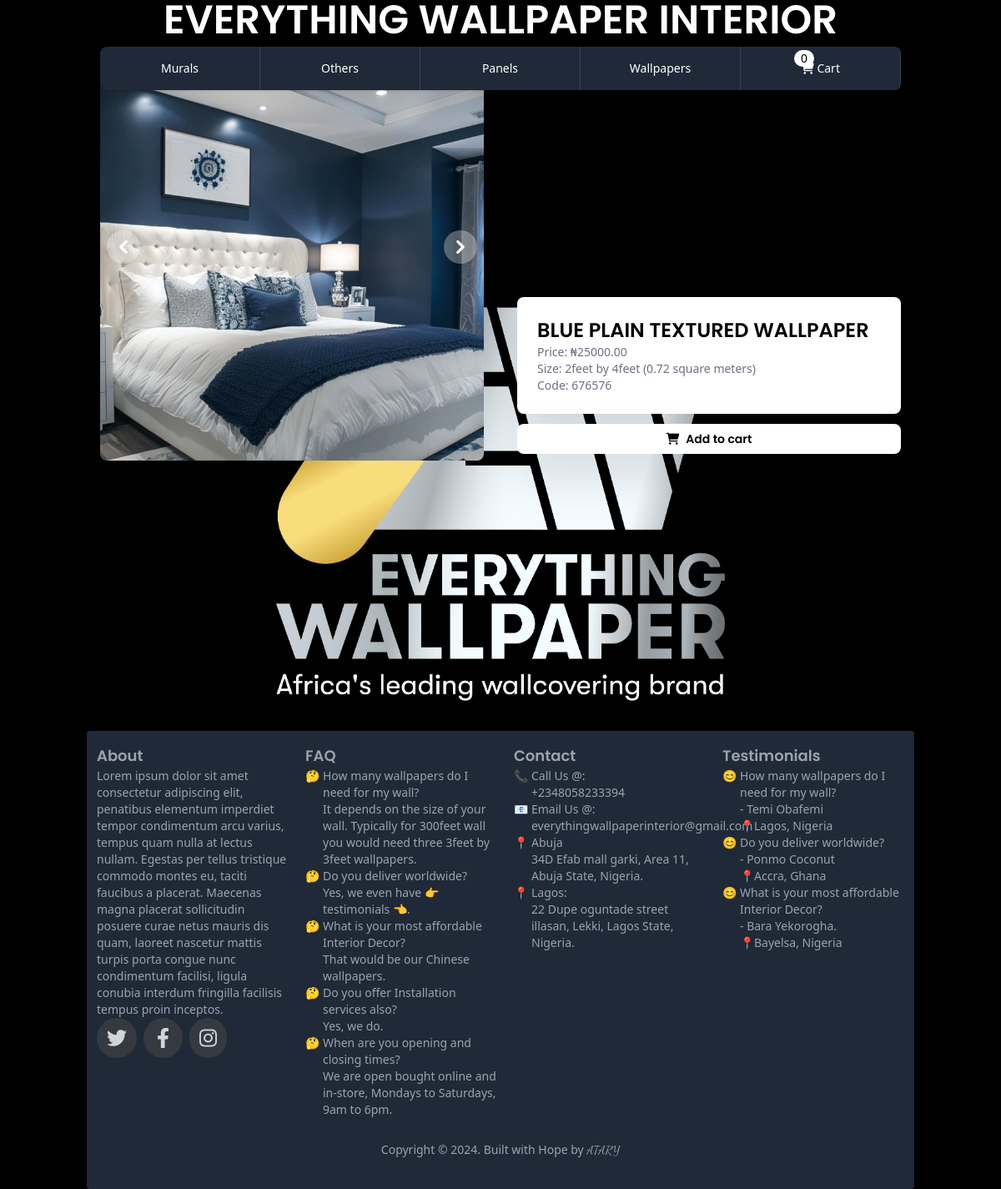
/6/, run on the app's committed database.
### product/models.py (models this page shows, shortened)
class Category(models.Model):
    name = models.CharField(max_length=255)
    slug = models.SlugField(max_length=255)
    class Meta:
        ordering = ('name', )
        verbose_name_plural = "categories"

class ProductImage(models.Model):
    product = models.ForeignKey(ProductItem, related_name='images', on_delete=models.CASCADE)
    image = models.ImageField(upload_to=get_image_upload_path)

class ProductItem(models.Model):
    out_of_stock = models.BooleanField(default=False)
    category = models.ForeignKey(Category, related_name='products', on_delete=models.CASCADE)
    slug = models.SlugField(max_length=255)
    quantity_in_stock = models.IntegerField(default=0)
    name = models.CharField(max_length=500, null=False, blank=False)
    price = models.DecimalField(max_digits=100, decimal_places=2)
    size = models.CharField(max_length=500)
    product_code = models.CharField(max_length=100, unique=True)

### core/views.py (the view)
# urls.py: path('<int:pk>/', views.product_item, name='product_item')
def product_item(request, pk):
    categories = cache.get('categories')
    if not categories:
        categories = list(Category.objects.values('id', 'name', 'slug'))
        cache.set('categories', categories, timeout=3600)
    product = get_object_or_404(ProductItem, pk=pk)
    cart = Cart(request)
    add_to_cart = request.GET.get('add_to_cart', 'False')
    if add_to_cart == 'True' :
        cart.add(product.product_code)
    context = {
        'product':product,
        'categories': categories,
        'items_in_cart': len(cart)
    }
    return render(request, 'core/product_item.html', context)

### cart/cart.py (called while the page is built)
    def __len__(self):
        return sum(item['quantity'] for item in self.cart.values())

### cart/context_processors.py (called while the page is built)
def cart(request):
    return {'cart': Cart(request)}

### core/templates/core/product_item.html (shortened to what this page needs)
{% extends 'core/base.html' %}
{% load static %}
{% block content %}
<div class=" mx-auto  pt-[30rem] sm:mt-2 sm:pt-[55rem] w-4/5 md:pt-[15rem]  xl:pt-[34rem] 2xl:pt-[50rem] fourq:pt-[68rem] md:flex md:gap-10 md:justify-center">
    <div class="carousel lg:w-1/2 w-full relative rounded-lg" carousel>
        {% for image in product.images.all %}
                <div class="carousel-item  rounded-lg {% if forloop.first %} block {% else %} hidden {% endif %} ">
                    <img src="{{ image.image.url }}" class="absolute rounded-lg w-full bottom-1 z-[-1]" alt="{{ product.name }}">
                </div>
        {% endfor %}
                <button type="button" class="absolute bottom-[10rem]  xl:bottom-[15rem] md:bottom-[10rem] start-[-0.5rem] z-30 flex items-center justify-center h-full px-4 cursor-pointer group focus:outline-none" data-carousel-prev>
                    <span class="inline-flex items-center justify-center w-10 h-10 rounded-full bg-white/30 dark:bg-gray-800/30 group-hover:bg-white/50 dark:group-hover:bg-gray-800/60 group-focus:ring-4 group-focus:ring-white dark:group-focus:ring-gray-800/70 group-focus:outline-none">
                        <svg class="w-4 h-4 text-white dark:text-gray-800 rtl:rotate-180" aria-hidden="true" xmlns="http://www.w3.org/2000/svg" fill="none" viewBox="0 0 6 10">
                            <path stroke="currentColor" stroke-linecap="round" stroke-linejoin="round" stroke-width="2" d="M5 1 1 5l4 4"/>
                        </svg>
                    </span>
                </button>
                <button type="button" class="absolute bottom-[10rem]  md:bottom-[10rem] xl:bottom-[15rem]  end-[-0.5rem] z-30 flex items-center justify-center h-full px-4 cursor-pointer group focus:outline-none" data-carousel-next>
                    <span class="inline-flex items-center justify-center w-10 h-10 rounded-full bg-white/30 dark:bg-gray-800/30 group-hover:bg-white/50 dark:group-hover:bg-gray-800/60 group-focus:ring-4 group-focus:ring-white dark:group-focus:ring-gray-800/70 group-focus:outline-none">
                        <svg class="w-4 h-4 text-white dark:text-gray-800 rtl:rotate-180" aria-hidden="true" xmlns="http://www.w3.org/2000/svg" fill="none" viewBox="0 0 6 10">
                            <path stroke="currentColor" stroke-linecap="round" stroke-linejoin="round" stroke-width="2" d="m1 9 4-4-4-4"/>
                        </svg>
                    </span>
                </button>
    </div>
    <div class="md:flex  md:w-1/2 md:flex-col">
        <div class="p-6 bg-white w-full rounded-lg lg:drop-shadow-2xl">
            <h2 class="text-2xl danfo-bus poppins-semibold uppercase">{{ product.name }}</h2>
            <p class="text-gray-500 text-sm">Price: ₦{{ product.price }}</p>
            <p class="text-gray-500 text-sm">Size: {{ product.size }}</p>
            <p class="text-gray-500 text-sm">Code: {{ product.product_code }}</p>
        </div>
        <a
        href="{{ request.path }}?add_to_cart=True"
        class="bg-white w-full text-black flex poppins-semibold text-sm justify-center my-3 py-2  gap-2 rounded-lg hover:bg-gray-400 focus:bg-gray-200 lg:drop-shadow-2xl"
        >
            <span>
                <i class="fa-solid fa-cart-shopping"></i>
            </span>
            Add to cart
        </a>
    </div>
</div>
{% endblock content %}

### core/templates/core/base.html (shortened to what this page needs)
{% load static %}
<!DOCTYPE html>
<html lang="en">
<head>
    <link rel="stylesheet" href="https://cdnjs.cloudflare.com/ajax/libs/font-awesome/6.0.0-beta3/css/all.min.css">
    <script src="{% static 'js/tailwind.js' %}"></script>
</head>
<body class="bg-black">
    <a href="{% url 'index' %}">
        <h1 class="poppins-semibold text-white text-center uppercase text-lg md:text-5xl hidden md:block z-10 pb-2">
        </h1>
    </a>
    <nav class="block  z-10">
    <ul class=" hidden w-4/5 mx-auto text-sm font-medium text-center text-gray-500 rounded-lg z-10 shadow hidden md:block md:flex  dark:divide-gray-700 dark:text-white">
        {% for category in categories %}
        <li class="w-full focus-within:z-10">
            <a href="{% url 'index' %}?category={{ category.slug }}" class="inline-block w-full p-4   border-r  border-gray-700  hover:bg-gray-700 {% if forloop.counter > 1 %}rounded-s-0{% else %}rounded-s-lg{% endif %} focus:ring-2 focus:ring-white active focus:outline-none {% if category.slug == active_category %} border-2 border-white {% endif %} bg-gray-800 text-white" aria-current="page">{{ category.name }}</a>
        </li>
        {% endfor %}
        <li class="w-full focus-within:z-10">
            <a href="{% url 'cart' %}" id="menu-cart-button" class="inline-block w-full p-4   border-r  border-gray-700 border-s-0  hover:bg-gray-700  focus:ring-2 focus:ring-white active focus:outline-none bg-gray-800 text-white rounded-e-lg">
                {% include 'cart/menu_cart.html' %}
            </a>
        </li>
    </ul>
    </nav>
    <img src="{% static 'images/logoB.png' %}" class="background-image fixed top-16 md:top-1" alt="Everything Wallpaper Interior Logo 2">
    {% block content %}
    {% endblock %}
    <footer class="mt-8 sm:mt-[20rem] md:mt-[10rem] lg:mt-[20rem] w-full text-gray-400 flex lg:flex-col ">
        <div class="w-full lg:w-[62rem]  bg-gray-800 lg:mx-auto mr-5 ml-5 py-4 rounded lg:grid lg:grid-cols-4 lg:gap-2 mx-auto">
            <div class="ml-3 focus:text-white hover:text-white mb-2 lg:mb-0">
                <h2 class="poppins-semibold text-lg">About</h2>
                <p class="text-sm">Lorem ipsum dolor sit amet consectetur adipiscing elit, penatibus elementum imperdiet tempor condimentum arcu varius, tempus quam nulla at lectus nullam. Egestas per tellus tristique commodo montes eu, taciti faucibus a placerat. Maecenas magna placerat sollicitudin posuere curae netus mauris dis quam, laoreet nascetur mattis turpis porta congue nunc condimentum facilisi, ligula conubia interdum fringilla facilisis tempus proin inceptos.</p>
                <div class="text-2xl flex flex-row space-x-2">
                    <span>
                      <i class="fa-brands cursor-pointer hover:bg-mustard fa-twitter py-3 px-3 rounded-full text-gray-300 bg-[#343a40]"></i>
                    </span>
                    <span>
                      <i class="fa-brands  cursor-pointer hover:bg-mustard  fa-facebook-f py-3 px-4 rounded-full text-gray-300  bg-[#343a40]"></i>
                    </span>
                    <span>
                      <i class="fa-brands  cursor-pointer  hover:bg-mustard fa-instagram py-3 px-3 rounded-full text-gray-300  bg-[#343a40]"></i>
                    </span>
                </div>
            </div>
            <div class="ml-3 focus:text-white hover:text-white  mb-2 lg:mb-0 ">
                <h2 class="poppins-semibold text-lg">FAQ</h2>
                <ul class="text-sm">
                    <li class="flex gap-1">
                        <span>&#129300;</span>
                        <p>
                        How many wallpapers do I need for my wall?</br>
                        It depends on the size of your wall. Typically for 300feet wall you would need three 3feet by 3feet wallpapers.</p>
                    </li>
                    <li class="flex gap-1">
                        <span>&#129300;</span>
                        <p>Do you deliver worldwide?</br>
                         Yes, we even have &#128073; testimonials &#128072;.</p>
                    </li>
                    <li class="flex gap-1">
                        <span>&#129300;</span>
                        <p>What is your most affordable Interior Decor?</br>
                        That would be our Chinese wallpapers.</p>
                    </li>
                    <li class="flex gap-1">
                        <span>&#129300;</span>
                        <p>Do you offer Installation services also?</br>
                        Yes, we do.</p>
                    </li>
                    <li class="flex gap-1">
                        <span>&#129300;</span>
                        <p>When are you opening and closing times?</br>
                        We are open bought online and in-store, Mondays to Saturdays, 9am to 6pm.</p>
                    </li>
                </ul>
            </div>
            <div class="ml-3 focus:text-white hover:text-white  mb-2 lg:mb-0 ">
                <h2 class="poppins-semibold text-lg">Contact</h2>
                <ul class="text-sm">
                    <li class="flex gap-1">
                        <span>&#128222;</span>
                        <a href="tel:+2348058233394" class="hover:underline hover:underline-offset-2">
                        Call Us @:</br>
                        +2348058233394</a>
                    </li>
                    <li class="flex gap-1">
                        <span>&#128231;</span>
                        <a href="mailto:everythingwallpaperinterior@gmail.com"  class="hover:underline hover:underline-offset-2">
                        Email Us @:</br>
                        everythingwallpaperinterior@gmail.com</a>
                    </li>
                    <li class="flex gap-1">
                        <span>&#128205;</span>
                        <p>
                        Abuja</br>
                        34D Efab mall garki, Area 11, Abuja State, Nigeria.</p>
                    </li>
                    <li class="flex gap-1">
                        <span>&#128205;</span>
                        <p>Lagos:</br>
                            22 Dupe oguntade street illasan, Lekki, Lagos State, Nigeria.</p>
                    </li>
                </ul>
            </div>
            <div class="ml-3 focus:text-white hover:text-white  mb-2 lg:mb-0">
                <h3 class="poppins-semibold text-lg">Testimonials</h3>
                <ul class="text-sm">
                    <li class="flex gap-1">
                        <span>&#128522;</span>
                        <p>
                        How many wallpapers do I need for my wall?</br>
                        - Temi Obafemi</br>
                        &#128205;Lagos, Nigeria
                    </p>
                    </li>
                    <li class="flex gap-1">
                        <span>&#128522;</span>
                        <p>Do you deliver worldwide?</br>
                         - Ponmo Coconut</br>
                         &#128205;Accra, Ghana
                        </p>
                    </li>
                    <li class="flex gap-1">
                        <span>&#128522;</span>
                        <p>What is your most affordable Interior Decor?</br>
                        - Bara Yekorogha.</br>
                        &#128205;Bayelsa, Nigeria</p>
                    </li>
                </ul>
            </div>
            <div class="text-sm m-3 sm:m-5 col-span-4 hover:text-white">
                <h3 class=text-center>Copyright &#169; 2024. Built with Hope by <a class="dancing-script uppercase hover:underline hover:underline-offset-2 " href="https://www.instagram.com/atari.can/">Atary</a></h3>
            </div>
        </div>
    </footer>
</body>
</html>

### core/templates/core/base.html (style rules this page uses)
:root { --tw-shadow-color: black; }
.dancing-script { font-family: "Dancing Script", cursive; font-optical-sizing: auto; font-weight: 400; font-style: normal; }
.danfo-bus { font-family: "Danfo", serif; font-optical-sizing: auto; font-weight: 400; font-style: normal; font-variation-settings: "ELSH" 0; }
.poppins-semibold { font-family: "Poppins", sans-serif; font-weight: 600; font-style: normal; }
.background-image { z-index: -1; position: relative; }
.active { display: block; }

### data on the page
Category: name "Murals"
Category: name "Others"
Category: name "Panels"
Category: name "Wallpapers"
ProductImage: image (picture)
ProductItem: name "BLUE PLAIN TEXTURED WALLPAPER", price "25000.00", size "2feet by 4feet (0.72 square meters)", product_code "676576"

### other printed values
{{ items_in_cart }} "0"
